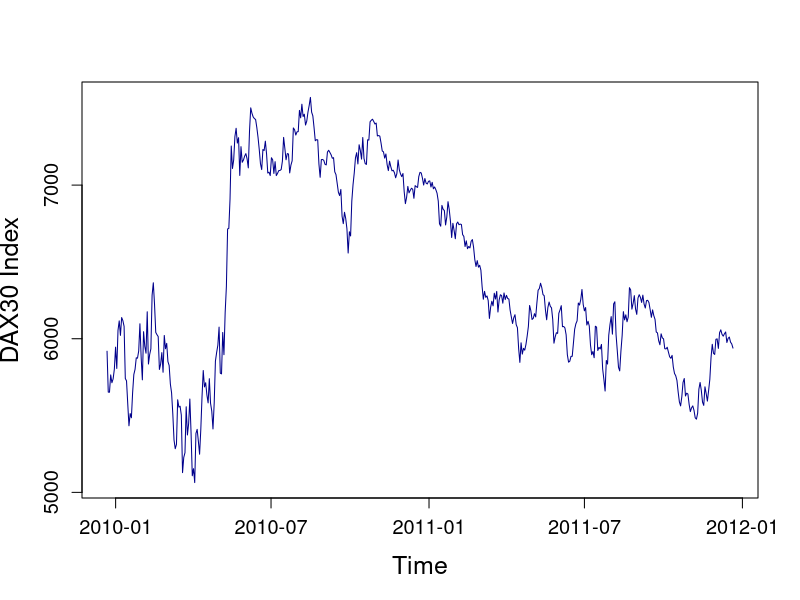

Generate this figure with R:
# Close windows and clear variables
rm(list = ls(all = TRUE))
graphics.off()

# install/load packages
libraries = c("foreign")
lapply(libraries, function(x) if (!(x %in% installed.packages())) {
  install.packages(x)
})
lapply(libraries, library, quietly = TRUE, character.only = TRUE)

das = read.csv("data_DAX091222-111222.csv")
das = das[,2] # use DAX series
d   = seq(from=as.Date("2009-12-22"), to=as.Date("2011-12-21"), length.out=515)

plot(das~d,xlab="Time", ylab="DAX30 Index",pch=20,cex=1, cex.axis=1.2, cex.lab=1.5, lab = c(3,3,0),main="",col="blue4",type="l")

